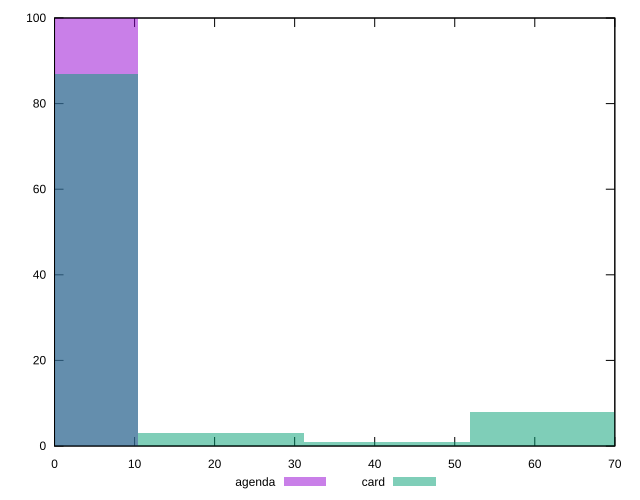

Source code (gnuplot):
reset

$agenda <<EOF
0 100
EOF

$card <<EOF
0 87
62.305498600307125 8
20.76849953343571 3
41.53699906687142 1
EOF

set key outside below
set boxwidth 20.76849953343571
set xrange [0:70]
set yrange [0:100]
set trange [0:100]
set style fill transparent solid 0.5 noborder
set terminal svg size 640, 500 enhanced background rgb 'white'
set output "reports/report_00030_2021-02-24T20-42-31.540Z/unused-css-rules/comparison/histogram/1_vs_2.svg"

plot $agenda title "agenda" with boxes, \
     $card title "card" with boxes

reset
